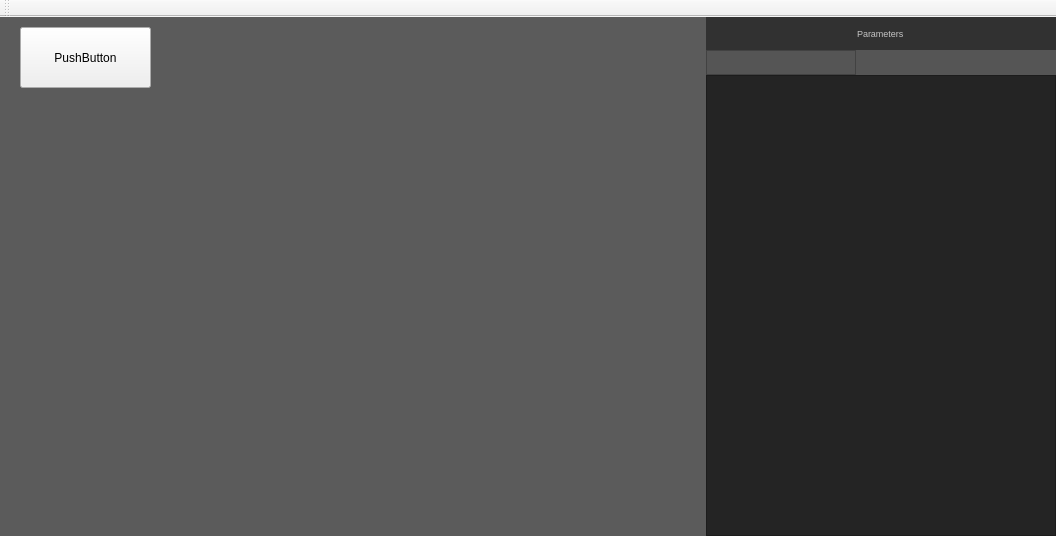
<?xml version="1.0" encoding="UTF-8"?>
<ui version="4.0">
 <class>MainWindow</class>
 <widget class="QMainWindow" name="MainWindow">
  <property name="geometry">
   <rect>
    <x>0</x>
    <y>0</y>
    <width>1056</width>
    <height>536</height>
   </rect>
  </property>
  <property name="minimumSize">
   <size>
    <width>1056</width>
    <height>536</height>
   </size>
  </property>
  <property name="windowTitle">
   <string>MainWindow</string>
  </property>
  <property name="styleSheet">
   <string notr="true">QMainWindow {
background-color: rgb(91, 91, 91);
}

QLabel {
color: rgb(197, 197, 197);
}

QTextEdit {
background-color: rgb(113, 113, 113);
color: rgb(172, 172, 172);
}

QSlider::groove:horizontal {
border: 1px solid #999999;
height: 30px;
}

QSlider::handle:horizontal {
width: 8px;
 /*background-image: url(:/slider-knob.png);*/
background: rgb(214, 214, 214);

}

QSlider::add-page:qlineargradient {
background: #4c4c4c;
border: 1px solid #4d4d4d;

}

QSlider::sub-page:qlineargradient{
background: #4c4c4c;
border: 1px solid #4d4d4d;
}

QSlider::handle:horizontal:hover {
background-color: rgb(30, 144, 255);
}</string>
  </property>
  <widget class="QWidget" name="centralWidget">
   <layout class="QHBoxLayout" name="horizontalLayout">
    <property name="spacing">
     <number>0</number>
    </property>
    <property name="leftMargin">
     <number>0</number>
    </property>
    <property name="topMargin">
     <number>0</number>
    </property>
    <property name="rightMargin">
     <number>0</number>
    </property>
    <property name="bottomMargin">
     <number>0</number>
    </property>
    <item>
     <widget class="QWidget" name="widget" native="true">
      <widget class="QPushButton" name="pushButton">
       <property name="geometry">
        <rect>
         <x>20</x>
         <y>10</y>
         <width>131</width>
         <height>61</height>
        </rect>
       </property>
       <property name="text">
        <string>PushButton</string>
       </property>
      </widget>
     </widget>
    </item>
    <item>
     <widget class="QWidget" name="rightpanel" native="true">
      <property name="minimumSize">
       <size>
        <width>350</width>
        <height>0</height>
       </size>
      </property>
      <property name="maximumSize">
       <size>
        <width>350</width>
        <height>16777215</height>
       </size>
      </property>
      <layout class="QVBoxLayout" name="verticalLayout">
       <property name="spacing">
        <number>0</number>
       </property>
       <property name="leftMargin">
        <number>0</number>
       </property>
       <property name="topMargin">
        <number>0</number>
       </property>
       <property name="rightMargin">
        <number>0</number>
       </property>
       <property name="bottomMargin">
        <number>0</number>
       </property>
       <item>
        <widget class="QWidget" name="titlewidget" native="true">
         <property name="minimumSize">
          <size>
           <width>350</width>
           <height>25</height>
          </size>
         </property>
         <property name="styleSheet">
          <string notr="true">background-color: rgb(49, 49, 49);</string>
         </property>
         <layout class="QGridLayout" name="gridLayout_2">
          <item row="0" column="0" alignment="Qt::AlignHCenter|Qt::AlignVCenter">
           <widget class="QLabel" name="label">
            <property name="font">
             <font>
              <pointsize>7</pointsize>
             </font>
            </property>
            <property name="text">
             <string>Parameters</string>
            </property>
           </widget>
          </item>
         </layout>
        </widget>
       </item>
       <item>
        <widget class="QWidget" name="widget_2" native="true">
         <property name="minimumSize">
          <size>
           <width>350</width>
           <height>25</height>
          </size>
         </property>
         <property name="maximumSize">
          <size>
           <width>16777215</width>
           <height>25</height>
          </size>
         </property>
         <property name="styleSheet">
          <string notr="true">background-color: rgb(85, 85, 85);</string>
         </property>
         <layout class="QHBoxLayout" name="horizontalLayout_2">
          <property name="leftMargin">
           <number>0</number>
          </property>
          <property name="topMargin">
           <number>0</number>
          </property>
          <property name="rightMargin">
           <number>0</number>
          </property>
          <property name="bottomMargin">
           <number>0</number>
          </property>
          <item alignment="Qt::AlignLeft">
           <widget class="QFrame" name="frame">
            <property name="minimumSize">
             <size>
              <width>150</width>
              <height>25</height>
             </size>
            </property>
            <property name="frameShape">
             <enum>QFrame::StyledPanel</enum>
            </property>
            <property name="frameShadow">
             <enum>QFrame::Raised</enum>
            </property>
            <layout class="QHBoxLayout" name="horizontalLayout_3">
             <property name="spacing">
              <number>3</number>
             </property>
             <property name="leftMargin">
              <number>0</number>
             </property>
             <property name="topMargin">
              <number>0</number>
             </property>
             <property name="rightMargin">
              <number>0</number>
             </property>
             <property name="bottomMargin">
              <number>0</number>
             </property>
             <item>
              <widget class="QPushButton" name="pushButton_8">
               <property name="minimumSize">
                <size>
                 <width>25</width>
                 <height>25</height>
                </size>
               </property>
               <property name="maximumSize">
                <size>
                 <width>25</width>
                 <height>25</height>
                </size>
               </property>
               <property name="styleSheet">
                <string notr="true">QPushButton {
border: none;
	background-color: rgba(255, 255, 255, 0);
}

QPushButton:hover {
background-color: rgb(30, 144, 255);
}</string>
               </property>
               <property name="text">
                <string/>
               </property>
               <property name="icon">
                <iconset resource="icons.qrc">
                 <normaloff>:/locked.svg</normaloff>:/locked.svg</iconset>
               </property>
              </widget>
             </item>
             <item>
              <widget class="QPushButton" name="pushButton_7">
               <property name="minimumSize">
                <size>
                 <width>25</width>
                 <height>25</height>
                </size>
               </property>
               <property name="maximumSize">
                <size>
                 <width>25</width>
                 <height>25</height>
                </size>
               </property>
               <property name="styleSheet">
                <string notr="true">QPushButton {
border: none;
	background-color: rgba(255, 255, 255, 0);
}

QPushButton:hover {
background-color: rgb(30, 144, 255);
}</string>
               </property>
               <property name="text">
                <string/>
               </property>
               <property name="icon">
                <iconset resource="icons.qrc">
                 <normaloff>:/idea.svg</normaloff>:/idea.svg</iconset>
               </property>
              </widget>
             </item>
             <item>
              <widget class="QPushButton" name="pushButton_6">
               <property name="minimumSize">
                <size>
                 <width>25</width>
                 <height>25</height>
                </size>
               </property>
               <property name="maximumSize">
                <size>
                 <width>25</width>
                 <height>25</height>
                </size>
               </property>
               <property name="styleSheet">
                <string notr="true">QPushButton {
border: none;
	background-color: rgba(255, 255, 255, 0);
}

QPushButton:hover {
background-color: rgb(30, 144, 255);
}</string>
               </property>
               <property name="text">
                <string/>
               </property>
               <property name="icon">
                <iconset resource="icons.qrc">
                 <normaloff>:/photo-camera.svg</normaloff>:/photo-camera.svg</iconset>
               </property>
              </widget>
             </item>
             <item>
              <widget class="QPushButton" name="pushButton_3">
               <property name="minimumSize">
                <size>
                 <width>25</width>
                 <height>25</height>
                </size>
               </property>
               <property name="maximumSize">
                <size>
                 <width>25</width>
                 <height>25</height>
                </size>
               </property>
               <property name="styleSheet">
                <string notr="true">QPushButton {
border: none;
	background-color: rgba(255, 255, 255, 0);
}

QPushButton:hover {
background-color: rgb(30, 144, 255);
}</string>
               </property>
               <property name="text">
                <string/>
               </property>
               <property name="icon">
                <iconset resource="icons.qrc">
                 <normaloff>:/settings.svg</normaloff>:/settings.svg</iconset>
               </property>
              </widget>
             </item>
             <item alignment="Qt::AlignLeft">
              <widget class="QPushButton" name="pushButton_2">
               <property name="minimumSize">
                <size>
                 <width>25</width>
                 <height>25</height>
                </size>
               </property>
               <property name="maximumSize">
                <size>
                 <width>25</width>
                 <height>25</height>
                </size>
               </property>
               <property name="styleSheet">
                <string notr="true">QPushButton {
border: none;
	background-color: rgba(255, 255, 255, 0);
}

QPushButton:hover {
background-color: rgb(30, 144, 255);
}</string>
               </property>
               <property name="text">
                <string/>
               </property>
               <property name="icon">
                <iconset resource="icons.qrc">
                 <normaloff>:/user.svg</normaloff>:/user.svg</iconset>
               </property>
              </widget>
             </item>
            </layout>
           </widget>
          </item>
         </layout>
        </widget>
       </item>
       <item>
        <widget class="QScrollArea" name="accordian">
         <property name="sizePolicy">
          <sizepolicy hsizetype="Fixed" vsizetype="Expanding">
           <horstretch>0</horstretch>
           <verstretch>0</verstretch>
          </sizepolicy>
         </property>
         <property name="minimumSize">
          <size>
           <width>350</width>
           <height>0</height>
          </size>
         </property>
         <property name="styleSheet">
          <string notr="true">background-color: rgb(36, 36, 36);</string>
         </property>
         <property name="widgetResizable">
          <bool>true</bool>
         </property>
         <widget class="QWidget" name="contentpane">
          <property name="geometry">
           <rect>
            <x>0</x>
            <y>0</y>
            <width>348</width>
            <height>447</height>
           </rect>
          </property>
         </widget>
        </widget>
       </item>
      </layout>
     </widget>
    </item>
   </layout>
  </widget>
  <widget class="QMenuBar" name="menuBar">
   <property name="geometry">
    <rect>
     <x>0</x>
     <y>0</y>
     <width>1056</width>
     <height>21</height>
    </rect>
   </property>
  </widget>
  <widget class="QToolBar" name="mainToolBar">
   <attribute name="toolBarArea">
    <enum>TopToolBarArea</enum>
   </attribute>
   <attribute name="toolBarBreak">
    <bool>false</bool>
   </attribute>
  </widget>
 </widget>
 <layoutdefault spacing="6" margin="11"/>
 <resources>
  <include location="icons.qrc"/>
 </resources>
 <connections/>
</ui>
